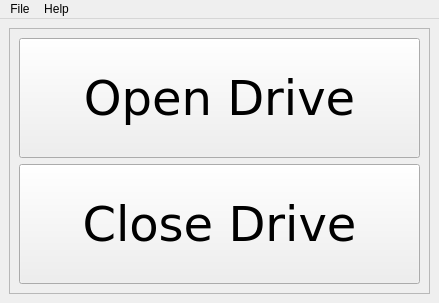
<?xml version="1.0" encoding="UTF-8"?>
<ui version="4.0">
 <class>MainWindow</class>
 <widget class="QMainWindow" name="MainWindow">
  <property name="geometry">
   <rect>
    <x>0</x>
    <y>0</y>
    <width>439</width>
    <height>303</height>
   </rect>
  </property>
  <property name="windowTitle">
   <string>MainWindow</string>
  </property>
  <widget class="QWidget" name="centralwidget">
   <layout class="QGridLayout" name="gridLayout_2">
    <item row="0" column="0">
     <widget class="QFrame" name="frame">
      <property name="sizePolicy">
       <sizepolicy hsizetype="Preferred" vsizetype="Preferred">
        <horstretch>0</horstretch>
        <verstretch>0</verstretch>
       </sizepolicy>
      </property>
      <property name="frameShape">
       <enum>QFrame::StyledPanel</enum>
      </property>
      <property name="frameShadow">
       <enum>QFrame::Raised</enum>
      </property>
      <layout class="QVBoxLayout" name="verticalLayout">
       <item>
        <widget class="QPushButton" name="pushButton">
         <property name="sizePolicy">
          <sizepolicy hsizetype="Minimum" vsizetype="Minimum">
           <horstretch>0</horstretch>
           <verstretch>0</verstretch>
          </sizepolicy>
         </property>
         <property name="font">
          <font>
           <family>Verdana</family>
           <pointsize>36</pointsize>
          </font>
         </property>
         <property name="text">
          <string>Open Drive</string>
         </property>
        </widget>
       </item>
       <item>
        <widget class="QPushButton" name="pushButton_2">
         <property name="sizePolicy">
          <sizepolicy hsizetype="Minimum" vsizetype="Minimum">
           <horstretch>0</horstretch>
           <verstretch>0</verstretch>
          </sizepolicy>
         </property>
         <property name="font">
          <font>
           <family>Verdana</family>
           <pointsize>36</pointsize>
          </font>
         </property>
         <property name="text">
          <string>Close Drive</string>
         </property>
        </widget>
       </item>
      </layout>
     </widget>
    </item>
   </layout>
  </widget>
  <widget class="QMenuBar" name="menubar">
   <property name="geometry">
    <rect>
     <x>0</x>
     <y>0</y>
     <width>439</width>
     <height>21</height>
    </rect>
   </property>
   <widget class="QMenu" name="menuFile">
    <property name="title">
     <string>File</string>
    </property>
    <addaction name="actionExit"/>
   </widget>
   <widget class="QMenu" name="menuHelp">
    <property name="title">
     <string>Help</string>
    </property>
    <addaction name="actionAbout"/>
    <addaction name="actionAbout_QT"/>
   </widget>
   <addaction name="menuFile"/>
   <addaction name="menuHelp"/>
  </widget>
  <action name="actionExit">
   <property name="text">
    <string>Exit</string>
   </property>
  </action>
  <action name="actionAbout">
   <property name="text">
    <string>About</string>
   </property>
  </action>
  <action name="actionAbout_QT">
   <property name="text">
    <string>About QT</string>
   </property>
  </action>
 </widget>
 <resources/>
 <connections/>
</ui>
